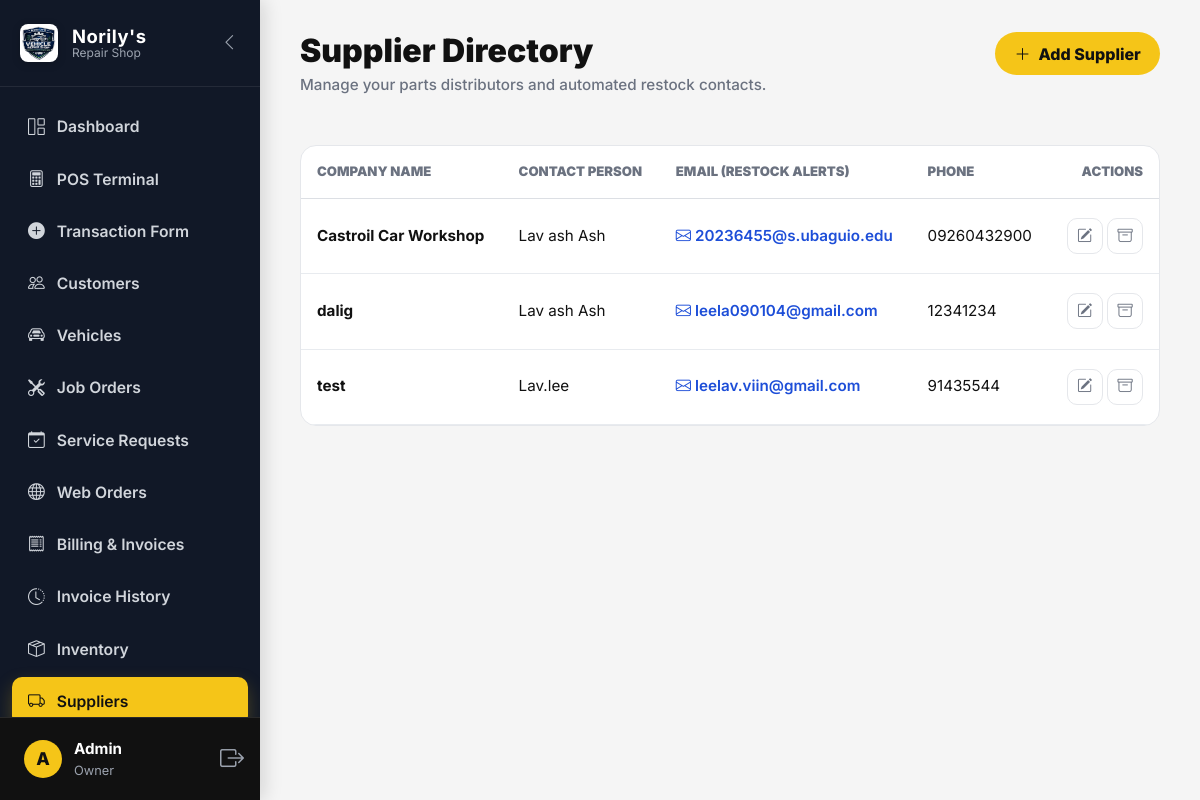
/views/suppliers.php (signed in), run on the app's committed database.
### tables this page shows
CREATE TABLE `supplier` (
  `supplier_id` int(11) NOT NULL,
  `supplier_name` varchar(100) NOT NULL,
  `contact_person` varchar(100) DEFAULT NULL,
  `email` varchar(150) NOT NULL,
  `phone` varchar(20) DEFAULT NULL,
  `address` text DEFAULT NULL,
  `is_active` tinyint(1) NOT NULL DEFAULT 1
);

### views/suppliers.php (the view, shortened to what this page needs)
<?php
$db = (new Database())->getConnection();
$stmt = $db->query("SELECT * FROM supplier WHERE is_active = 1 ORDER BY supplier_name ASC");
$suppliers = $stmt->fetchAll(PDO::FETCH_ASSOC);
?>
<!DOCTYPE html>
<html lang="en">
<head>
    <link href="https://cdn.jsdelivr.net/npm/bootstrap@5.3.0/dist/css/bootstrap.min.css" rel="stylesheet">
    <link rel="stylesheet" href="https://cdn.jsdelivr.net/npm/bootstrap-icons@1.11.1/font/bootstrap-icons.css">
    <link rel="stylesheet" href="../assets/css/style.css">
</head>
<body>
<div class="app-wrapper">
    <?php include '../includes/sidebar.php'; ?>
    <main class="main-content">
        <div class="page-header">
            <div>
                <h2>Supplier Directory</h2>
                <p class="count-text">Manage your parts distributors and automated restock contacts.</p>
            </div>
            <button class="action-btn" data-bs-toggle="modal" data-bs-target="#addSupplierModal">
                <i class="bi bi-plus-lg"></i> Add Supplier
            </button>
        </div>
        <div style="background: #fff; border-radius: 16px; border: 1px solid #e5e7eb; overflow: hidden;">
            <table class="minimal-table">
                <thead>
                    <tr>
                        <th>Company Name</th>
                        <th>Contact Person</th>
                        <th>Email (Restock Alerts)</th>
                        <th>Phone</th>
                        <th class="text-end">Actions</th>
                    </tr>
                </thead>
                <tbody>
                    <?php foreach ($suppliers as $s): ?>
                        <tr>
                            <td class="fw-bold"><?= htmlspecialchars($s['supplier_name']) ?></td>
                            <td><?= htmlspecialchars($s['contact_person'] ?: 'N/A') ?></td>
                            <td>
                                <a href="mailto:<?= htmlspecialchars($s['email']) ?>" style="color: #1d4ed8; text-decoration: none; font-weight: 600;">
                                    <i class="bi bi-envelope me-1"></i><?= htmlspecialchars($s['email']) ?>
                                </a>
                            </td>
                            <td><?= htmlspecialchars($s['phone'] ?: 'N/A') ?></td>
                            <td class="text-end">
                                <button class="icon-btn" data-bs-toggle="modal" data-bs-target="#editSupplierModal<?= $s['supplier_id'] ?>"><i class="bi bi-pencil-square"></i></button>
                                <form action="../controllers/SupplierController.php" method="POST" style="display:inline;" onsubmit="return confirm('Archive this supplier?');">
                                    <button class="icon-btn archive-btn"><i class="bi bi-archive"></i></button>
                                </form>
                            </td>
                        </tr>
                    <?php endforeach; ?>
                </tbody>
            </table>
        </div>
    </main>
</div>
</body>
</html>

### assets/css/style.css (style rules this page uses)
:root { --primary-yellow: #f5c518; --yellow-dark: #d9a900; --black: #111111; --dark-gray: #1f2937; --muted-gray: #6b7280; --light-gray: #f5f5f5; --border-light: #e5e7eb; --white: #ffffff; --success-bg: #d1fae5; --success-text: #047857; --warning-bg: #fef3c7; --warning-text: #92400e; --danger-bg: #fee2e2; --danger-text: #b91c1c; --dashboard-sidebar-bg: #111111; --dashboard-sidebar-hover: #1f1f1f; --dashboard-primary: #f5c518; --dashboard-primary-hover: #d9a900; --dashboard-primary-soft: #fff8d6; --dashboard-success: #047857; --dashboard-danger: #d72e2e; --dashboard-warning: #d97706; --dashboard-bg: #f5f5f5; --dashboard-card-bg: #ffffff; --dashboard-text-main: #111111; --dashboard-text-muted: #6b7280; --dashboard-cloud: #d1d5db; --dashboard-ocean: #f5c518; }
html { scroll-behavior: smooth; }
body { font-family: Arial, sans-serif; color: var(--black); background: var(--white); }
.app-wrapper { display: flex; min-height: 100vh; background-color: var(--dashboard-bg); color: var(--dashboard-text-main); font-family: 'Inter', system-ui, -apple-system, sans-serif; font-size: 16px; overflow-x: hidden; }
.main-content { flex-grow: 1; margin-left: 260px; padding: 2rem 2.5rem; background-color: var(--dashboard-bg); min-height: 100vh; }
.main-content h1, .main-content h2, .main-content h3, .main-content h4, .main-content h5, .main-content h6 { color: var(--dashboard-text-main); }

### views/suppliers.php (style rules this page uses)
.page-header { display: flex; justify-content: space-between; align-items: flex-start; margin-bottom: 2rem; }
.page-header h2 { font-size: 2rem; font-weight: 900; color: var(--dashboard-text-main); margin-bottom: 0.25rem; }
.count-text { color: var(--dashboard-text-muted); font-size: 0.95rem; font-weight: 500; }
.action-btn { background: var(--dashboard-primary); border: none; color: var(--black); font-weight: 800; padding: 0.6rem 1.2rem; border-radius: 999px; display: inline-flex; align-items: center; gap: 0.5rem; transition: 0.2s ease; }
.minimal-table { width: 100%; border-collapse: collapse; }
.minimal-table th { color: var(--dashboard-text-muted); font-size: 0.82rem; font-weight: 900; text-transform: uppercase; padding: 1rem; border-bottom: 1px solid #dcdfe4; }
.minimal-table td { padding: 1.2rem 1rem; border-bottom: 1px solid #e8ebef; color: var(--dashboard-text-main); font-size: 0.95rem; vertical-align: middle; }
.icon-btn { width: 36px; height: 36px; border-radius: 10px; border: 1px solid #e5e7eb; background: #fff; color: var(--dashboard-text-muted); display: inline-flex; align-items: center; justify-content: center; transition: 0.2s ease; }

### data on the page
supplier: supplier_name "Castroil Car Workshop", contact_person "Lav ash Ash", email "20236455@s.ubaguio.edu", phone "09260432900"
supplier: supplier_name "dalig", contact_person "Lav ash Ash", email "leela090104@gmail.com", phone "12341234"
supplier: supplier_name "test", contact_person "Lav.lee", email "leelav.viin@gmail.com", phone "91435544"

### other printed values
$userInitial "A"
$_SESSION['first_name'] "Admin"
$userRole "Owner"
